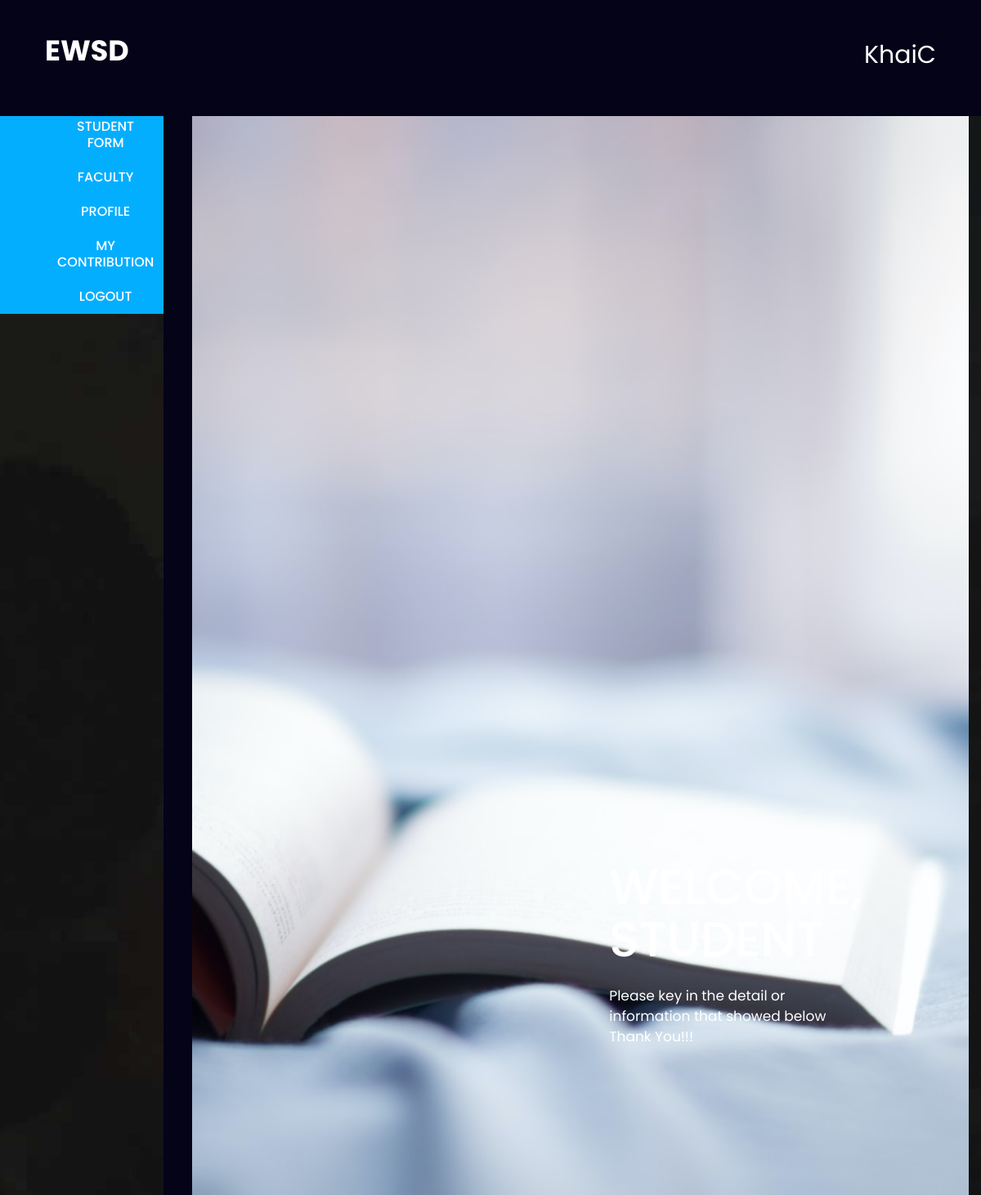
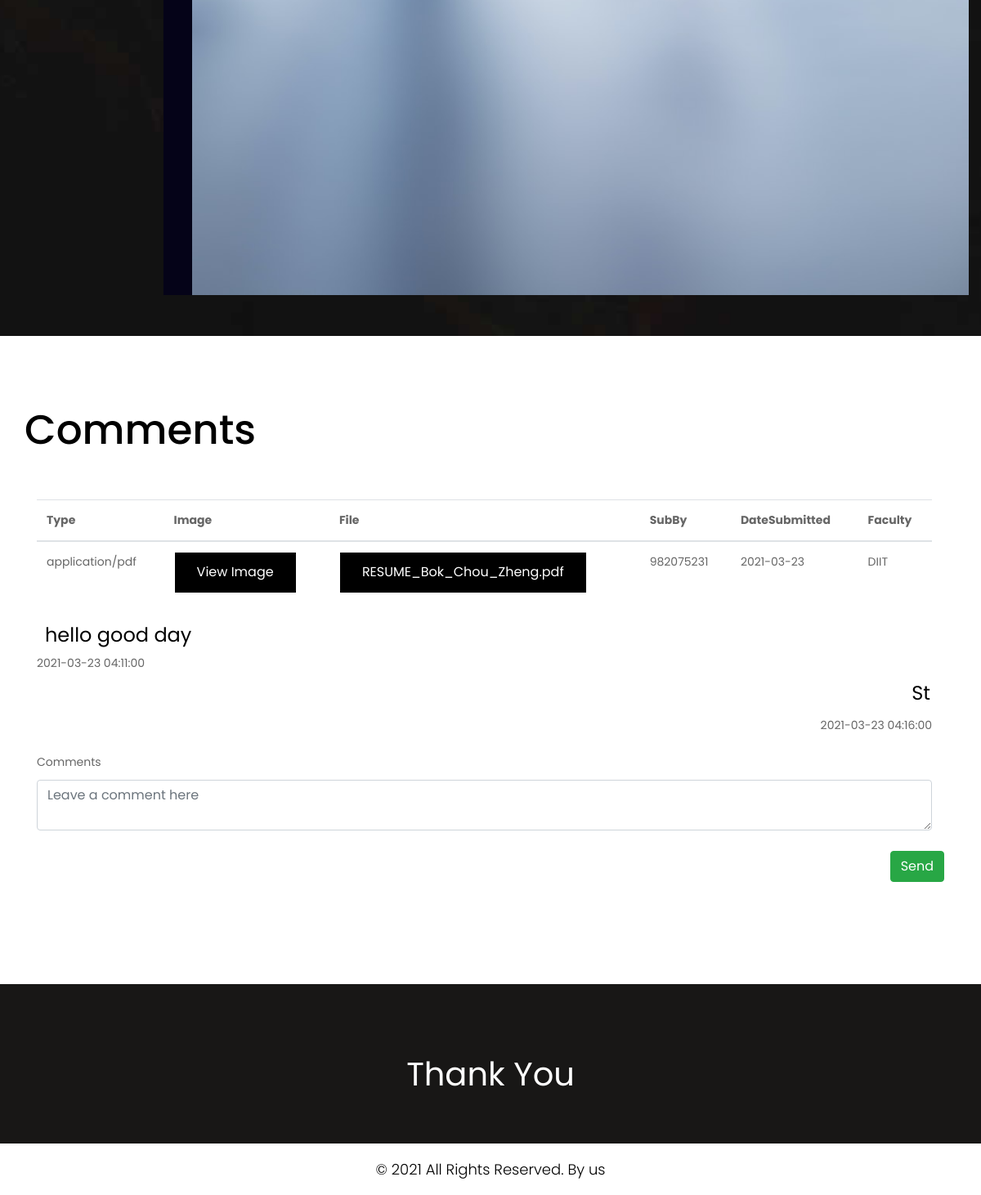
The page /Code/EWSDcoursework/Contribution.php?Cid=19 (signed in) on the database its author committed (2 pictures, top to bottom).
### tables this page shows
CREATE TABLE `student_tb` (
  `Student_ID` int(11) NOT NULL,
  `Name` varchar(255) NOT NULL,
  `Faculty` varchar(255) NOT NULL,
  `DOB` varchar(255) NOT NULL,
  `Gender` varchar(10) NOT NULL,
  `Email` varchar(255) NOT NULL,
  `Password` varchar(255) NOT NULL,
  `Type` varchar(50) NOT NULL
);

CREATE TABLE `contribution_tb` (
  `ID` int(11) NOT NULL,
  `Type` varchar(255) NOT NULL,
  `Image` longtext NOT NULL,
  `File` varchar(255) NOT NULL,
  `DateSubmitted` date NOT NULL,
  `SubBy` int(11) NOT NULL,
  `Faculty` varchar(50) NOT NULL,
  `filedata` longblob NOT NULL
);

CREATE TABLE `comment_tb` (
  `ID` int(11) NOT NULL,
  `InsertBy` varchar(50) NOT NULL,
  `User_ID` int(11) NOT NULL,
  `DateTime` datetime NOT NULL,
  `Contribution_ID` int(11) NOT NULL,
  `Comment` longtext NOT NULL
);

### Code/EWSDcoursework/Session.php (called while the page is built, shortened)
<?php
	require_once "dbconn.php";
	if(isset($_SESSION["login"]) && isset($_SESSION["type"]) && $_SESSION["type"] == "student"){
		$user_check = $_SESSION["login"];
		$sql = "SELECT * FROM `student_tb` WHERE `Name` = '$user_check' || `Student_ID` = '$user_check'";
		$result = mysqli_query($conn,$sql);
		$row = mysqli_fetch_array($result);
		$login_session = $row['Student_ID'];
		$login_name = $row['Name'];
		$login_type = $row['Type'];
	}

### Code/EWSDcoursework/Contribution.php (the view, shortened to what this page needs)
<?php include '../EWSDcoursework/Top.php' ?>
<?php
if (!empty($_GET["Cid"])) {
    $cid = $_GET["Cid"];
} else {
    echo "<script>location.replace('index.php')</script>";
}
?>
<body>
    <div id="txtarea" class="our">
        <div class="container" style="padding-left: 0px;">
            <div class="row">
                <div class="col-md-12">
                    <div class="titlepage">
                        <h2>Comments</h2>
                    </div>
                </div>
            </div>
            <div class="row">
                <div class="col-md-12 margin_bottom">
                    <div class="row">
                        <div class="col-xl-12 col-lg-12 col-md-12 col-sm-12">
                            <div class="txtarea">
                                <div class="container">
                                    <div class="infobody">
                                        <div class="" id="contributioninfo">
                                            <table id="table_id" class="table">
                                                <thead>
                                                    <tr>
                                                    <tr>
                                                        <th>Type</th>
                                                        <th>Image</th>
                                                        <th>File</th>
                                                        <th>SubBy</th>
                                                        <th>DateSubmitted</th>
                                                        <th>Faculty</th>
                                                    </tr>
                                                    </tr>
                                                </thead>
                                                <tbody>
                                                    <?php
                                                    $sql2 = "SELECT * FROM contribution_tb WHERE ID = '$cid'";
                                                    $eventresult = mysqli_query($conn, $sql2);
                                                    if (mysqli_num_rows($eventresult) != 0) {
                                                        while ($Eventrow = mysqli_fetch_assoc($eventresult)) {
                                                            echo "<tr><td>" . $Eventrow["Type"] . "</td><td><a target='_blank' href='ViewImg.php?id=" . $Eventrow["ID"] . "'>View Image</td><td><a target='_blank' href='View.php?id=" . $Eventrow["ID"] . "'>" . $Eventrow["File"] . "</td><td id='subby'>" . $Eventrow["SubBy"] . "</td><td>" . $Eventrow["DateSubmitted"] . "</td><td id='marker'>" . $Eventrow["Faculty"] . "</td></tr>";
                                                        }
                                                    } else {
                                                        echo "<tr><td colspan='3' style='text-align:center;' > No Data </td></tr>";
                                                    }
                                                    ?>
                                                </tbody>
                                            </table>
                                        </div>
                                        <div class="" id="commentsection" style="max-height:200px;overflow:auto;">
                                            <?php
                                            $sql3 = "SELECT * FROM comment_tb WHERE Contribution_ID = $cid";
                                            $commres = mysqli_query($conn, $sql3);
                                            if (mysqli_num_rows($commres) != 0) {
                                                while ($comrow = mysqli_fetch_assoc($commres)) {
                                                    if ($comrow['InsertBy'] == "coordinator") {
                                                        echo "<input type='text' value='" . $comrow['Comment'] . "' id='CommentTxt' style='text-align:right' readonly><br>";
                                                        echo "<span style='float:right;margin-top:5px'>" . $comrow['DateTime'] . "</span>";
                                                    } else {
                                                        echo "<input type='text' value='" . $comrow['Comment'] . "' id='CommentTxt' readonly><br>";
                                                        echo "<span>" . $comrow['DateTime'] . "</span>";
                                                    }
                                                }
                                            } else {
                                                echo "<input type='text' id='CommentTxt' readonly>";
                                                echo "<span>" . date("d-m-Y h:ia") . "</span>";
                                            }
                                            ?>
                                        </div>
                                        <div class="" id="comment">
                                            <form>
                                                <div class="row">
                                                    <div class="col" style="padding-top:20px;">
                                                        <label for="floatingTextarea">Comments</label>
                                                        <textarea class="form-control" placeholder="Leave a comment here" name="NewCom" id="NewCom"></textarea>
                                                    </div>
                                                </div>
                                                <br>
                                                <div class="row" style="float:right;">
                                                    <button type="button" style="margin-left:20px;" class="btn btn-success" name="SendComment" onclick="Send()">Send</button>
                                                </div>
                                            </form>
                                        </div>
                                    </div>
                                </div>
                            </div>
                        </div>
                    </div>
                </div>
            </div>
        </div>
    </div>
</body>
<?php include '../EWSDcoursework/footer.php' ?>

### Code/EWSDcoursework/Top.php (shortened to what this page needs)
<?php require_once "Session.php"?>
<!DOCTYPE html>
<html lang="en">
<head>
    <link rel="stylesheet" href="../EWSDcoursework/Layout/mainpage/css/bootstrap.min.css">
    <link rel="stylesheet" href="../EWSDcoursework/Layout/mainpage/css/style.css">
    <link rel="stylesheet" href="../EWSDcoursework/Layout/mainpage/css/responsive.css">
    <link rel="stylesheet" href="../EWSDcoursework/Layout/mainpage/css/jquery.mCustomScrollbar.min.css">
    <link rel="stylesheet" href="https://netdna.bootstrapcdn.com/font-awesome/4.0.3/css/font-awesome.css">
    <link rel="stylesheet" href="https://cdnjs.cloudflare.com/ajax/libs/fancybox/2.1.5/jquery.fancybox.min.css" media="screen">
</head>
<body class="main-layout">
    <header>
        <div class="header-top">
            <div class="header" style="background-color:#050318;">
                <div class="container-fluid">
                    <div class="row">
                        <div class="col-xl-3 col-lg-3 col-md-3 col-sm-3 col logo_section">
                            <div class="full">
                                <div class="center-desk">
                                    <div class="logo">
                                        <a href="index.html"><label style="font-size:35px;color:#fff;">EWSD</label></a>
                                    </div>
                                </div>
                            </div>
                        </div>
                        <div class="col-xl-9 col-lg-9 col-md-9 col-sm-9">
                                        <ul class="top_icon">
                                        <?php
	if(!empty($login_name)){
                                            echo "<li class='username'><label style='font-size:30px;color:#fff;'>$login_name<label></li>";
                                        }
                                        else{
                                            echo "<li class='username'><label style='font-size:30px;color:#fff;'><label></li>";
                                        }
                                        ?>
                                        </ul>
                        </div>
                    </div>
                </div>
            </div>
            <section class="slider_section">
                <div class="banner_main">
                    <div class="container-fluid">
                        <div class="row">
                            <div class="col-md-2 padding_left0">
                                <div class="menu-area">
                                <div class="limit-box">
                                    <nav class="main-menu">
                                        <ul class="menu-area-main">
										<?php
                    if(!empty($login_session)){
                      $sql = "SELECT ID FROM contribution_tb WHERE SubBy = '$login_session' LIMIT 1";
                                                          $result = mysqli_query($conn, $sql);
                                                          $row = mysqli_fetch_assoc($result);
                    }
										if(!empty($login_name)){
                                            if($login_type == "student"){
                                                echo "<li class='active'><a href='index.php#txtarea'>Student Form</a></li>";
                                                 echo"<li class='active'><a href='Faculty.php#txtarea'>Faculty</a></li>";
                                                echo"<li class='active'><a href='#Profile_Form'>Profile</a></li>";
                                                if (!empty($row["ID"])) {
                                echo "<li class='active'><a href='Contribution.php?Cid=" . $row["ID"] . "'>My Contribution</a></li>";
                                }
                                            }
                                            echo"<li class='active'> <a href='Logout.php'>Logout</a></li>";
                                        }
										else{
											echo"<li class='active'> <a href='Login.php'>Login</a></li>";
										}
                                           ?>
                                        </ul>
                                    </nav>
                                </div>
                            </div>
                            </div>
                             <div class="col-xl-6 col-lg-6 col-md-6 col-sm-12 ">
                                <div class="text-img">
                                   <figure><img  src="../EWSDcoursework/Layout/mainpage/images/book.jpg" alt="#"/></figure>
                                   <div class="text-bg" style="position: absolute;top: 50%;left: 50%;
                                   transform: translate(-50%, -50%);">
                                   <?php
                                   if(!empty($login_name)){
                                        if($login_type == "student"){
                                            echo "<h1>Welcome,<br>Student</h1>";
                                        }
                                        else{
                                            echo "<h1>Welcome,<br>$login_type</h1>";
                                        }
                                   }
                                   else{
                                       echo "<h1>Welcome,<br>User</h1>";
                                   }
                                   ?>
                                    <span>Please key in the detail or information that showed below<br> Thank You!!!</span>
                                </div>
                                </div>
                            </div>
                        </div>
                    </div>
                </div>
           </section>
        </div>
    </header>
</body>
</html>

### rows shown on the page
student_tb: Name "KhaiC"
contribution_tb: Type "application/pdf", File "RESUME_Bok_Chou_Zheng.pdf", SubBy "982075231", DateSubmitted "2021-03-23", Faculty "DIIT"
comment_tb: Comment "hello good day", DateTime "2021-03-23 04:11:00"
comment_tb: Comment "St", DateTime "2021-03-23 04:16:00"
